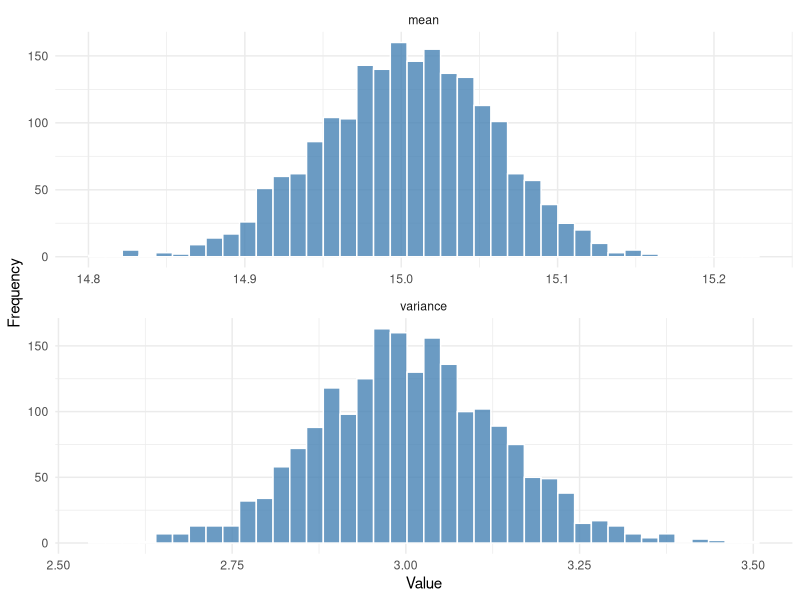

Generate this figure with R:
## ---- chunk 1
knitr::opts_chunk$set(echo = TRUE, message = FALSE, warning = FALSE)
library(dplyr)
library(tidyr)
library(purrr)
library(ggplot2)
library(knitr)

fmt_num <- function(x, digits = 4) {
	formatC(x, format = "f", digits = digits)
}
## ---- chunk 2
set.seed(41279)
N <- 100000
mu_super <- 15
var_super <- 3
population <- rnorm(N, mean = mu_super, sd = sqrt(var_super))

pop_mean <- mean(population)
pop_var <- var(population) * (N - 1) / N
## ---- chunk 3
set.seed(41280)
n_sample <- 1000
sample_indices <- sample.int(N, size = n_sample, replace = FALSE)
sample_one <- population[sample_indices]
sample_mean <- mean(sample_one)
sample_var <- var(sample_one)
fpc <- sqrt(1 - n_sample / N)
se_mean <- sqrt(sample_var / n_sample) * fpc
ci_b <- sample_mean + qnorm(c(0.025, 0.975)) * se_mean

results_b <- tibble(
	estimate = sample_mean,
	variance = sample_var,
	se = se_mean,
	ci_lower = ci_b[1],
	ci_upper = ci_b[2]
)
results_b %>% mutate(across(everything(), fmt_num, digits = 5)) %>% kable()
## ---- chunk 4
set.seed(41281)
B <- 2000

sim_results <- replicate(B, {
	idx <- sample.int(N, size = n_sample, replace = FALSE)
	samp <- population[idx]
	c(mean = mean(samp), variance = var(samp))
}) %>%
	t() %>%
	as_tibble()

quantile_means <- quantile(sim_results$mean, probs = c(0.025, 0.975))

quantile_tbl <- tibble(
	quantile = c("2.5%", "97.5%"),
	value = fmt_num(quantile_means, digits = 5)
)

quantile_tbl %>% kable(col.names = c("Quantile", "Estimated mean"))
## ---- chunk 5
plot_data <- sim_results %>%
	pivot_longer(cols = everything(), names_to = "statistic", values_to = "value")

ggplot(plot_data, aes(x = value)) +
	geom_histogram(bins = 40, color = "white", fill = "steelblue", alpha = 0.8) +
	facet_wrap(~ statistic, scales = "free", ncol = 1) +
	labs(x = "Value", y = "Frequency") +
	theme_minimal()
## ---- chunk 6
z_alpha <- qnorm(0.975)

ci_bounds <- sim_results %>%
	mutate(
		se = sqrt(variance / n_sample) * fpc,
		lower = mean - z_alpha * se,
		upper = mean + z_alpha * se,
		covers = (lower <= pop_mean) & (upper >= pop_mean)
	)

coverage_rate <- mean(ci_bounds$covers)

tibble(
	Coverage = fmt_num(coverage_rate, digits = 4)
) %>% kable()
## ---- chunk 7
blocks <- c(3, 5, 5, 52, 21, 34, 3, 0, 0, 0, 17, 14, 0, 0, 2, 54, 11, 11, 0, 23)
a <- length(blocks)
A <- 270
M <- 60

sample_mean_blocks <- mean(blocks)
sample_var_blocks <- var(blocks)
fpc_blocks <- sqrt(1 - a / A)
se_blocks <- sqrt(sample_var_blocks / a) * fpc_blocks

p_hat <- sample_mean_blocks / M
se_p <- se_blocks / M

logit <- function(p) log(p / (1 - p))
inv_logit <- function(x) 1 / (1 + exp(-x))

phi_hat <- logit(p_hat)
se_phi <- se_p / (p_hat * (1 - p_hat))
ci_phi <- phi_hat + qnorm(c(0.025, 0.975)) * se_phi
ci_p <- inv_logit(ci_phi)

q2_summary <- tibble(
	quantity = c("Sample mean rentals", "Standard error", "Rental proportion", "SE proportion", "Logit estimate", "SE logit"),
	value = c(sample_mean_blocks, se_blocks, p_hat, se_p, phi_hat, se_phi)
)

q2_summary %>% mutate(value = fmt_num(value, digits = 5)) %>% kable()
## ---- chunk 8
tibble(
	bound = c("Lower", "Upper"),
	logit_QY = ci_phi,
	QY = ci_p
) %>%
	mutate(across(-bound, fmt_num, digits = 5)) %>%
	kable()
## ---- chunk 9
p_i <- blocks / M
total_units <- a * M
total_pop_units <- A * M

p_hat_clusters <- mean(p_i)
f_cluster <- a / A
s_p2 <- var(p_i)
var_cluster <- (1 - f_cluster) * s_p2 / a
se_cluster <- sqrt(var_cluster)
ci_cluster <- p_hat_clusters + qnorm(c(0.025, 0.975)) * se_cluster

f_unit <- total_units / total_pop_units
var_srs <- (1 - f_unit) * p_hat_clusters * (1 - p_hat_clusters) / total_units
se_srs <- sqrt(var_srs)

design_effect <- var_cluster / var_srs
effective_n <- total_units / design_effect

q3_table <- tibble(
	quantity = c(
		"Estimated rental proportion", "SE (two-stage cluster)",
		"95% CI (two-stage cluster) lower", "95% CI (two-stage cluster) upper",
		"Variance (two-stage cluster)", "Variance (SRS of individuals)",
		"Design effect", "Effective sample size"
	),
	value = c(
		p_hat_clusters, se_cluster, ci_cluster[1], ci_cluster[2],
		var_cluster, var_srs, design_effect, effective_n
	)
)

q3_table %>% mutate(value = fmt_num(value, digits = 5)) %>% kable()
## ---- chunk 10
population1 <- c(5, 10, 35, 100)
samples1 <- combn(population1, 2)

estimates1 <- tibble(
	sample = apply(samples1, 2, paste, collapse = ","),
	arithmetic = colMeans(samples1),
	harmonic = 2 / colSums(1 / samples1),
	geometric = sqrt(samples1[1, ] * samples1[2, ])
)

pop1_mean <- mean(population1)

moment_summary <- function(vec, true_mean) {
	tibble(
		bias = mean(vec) - true_mean,
		variance = mean((vec - mean(vec))^2),
		mse = mean((vec - true_mean)^2)
	)
}

moments1 <- bind_rows(
	moment_summary(estimates1$arithmetic, pop1_mean) %>% mutate(estimator = "Arithmetic"),
	moment_summary(estimates1$harmonic, pop1_mean) %>% mutate(estimator = "Harmonic"),
	moment_summary(estimates1$geometric, pop1_mean) %>% mutate(estimator = "Geometric")
) %>%
	relocate(estimator)

estimates1 %>% kable()

moments1 %>% mutate(across(-estimator, fmt_num, digits = 5)) %>% kable()
## ---- chunk 11
population2 <- c(5, 10, 16, 18)
samples2 <- combn(population2, 2)

estimates2 <- tibble(
	sample = apply(samples2, 2, paste, collapse = ","),
	arithmetic = colMeans(samples2),
	harmonic = 2 / colSums(1 / samples2),
	geometric = sqrt(samples2[1, ] * samples2[2, ])
)

pop2_mean <- mean(population2)

moments2 <- bind_rows(
	moment_summary(estimates2$arithmetic, pop2_mean) %>% mutate(estimator = "Arithmetic"),
	moment_summary(estimates2$harmonic, pop2_mean) %>% mutate(estimator = "Harmonic"),
	moment_summary(estimates2$geometric, pop2_mean) %>% mutate(estimator = "Geometric")
) %>%
	relocate(estimator)

estimates2 %>% kable()

moments2 %>% mutate(across(-estimator, fmt_num, digits = 5)) %>% kable()
